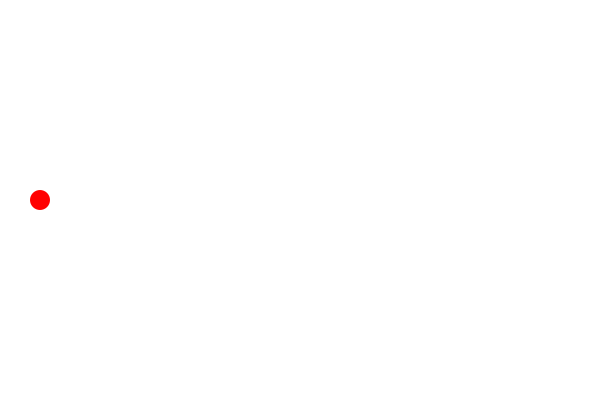
Frame 1 (no input)
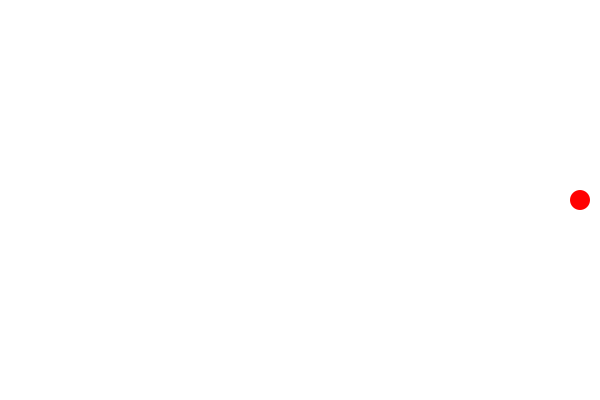
Frame 60 (the mouse pressed at the canvas centre just before this capture)
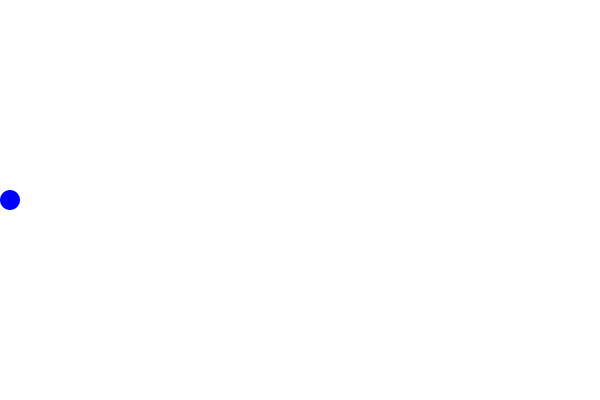
Frame 120 (the mouse held since frame 60 and released just before this capture)

The Processing sketch that drew these frames (run headless with seeded random() and noise(); from frame 60 on, the mouse is pressed at the canvas centre):

// Processing sketch: BouncingBallWithColour
// ── BouncingBallWithColour.pde

int ballXPos;
int speed;


void setup(){
  size(600,400);
  ballXPos = 40;
  speed = 10;
}

void draw(){
  
  background(255);
  
  
  
  if( ballXPos > width){
    ballXPos = width;
    speed *= -1;
  }
  
  if( ballXPos < 0){
    ballXPos = 0;
    speed *= -1;
  }
  
  if(mousePressed){
    fill(0,0,255);
  }
  else{
    fill(255,0,0);
  }
  
  noStroke();
  ellipse(ballXPos, 200, 20,20);
  
  ballXPos = ballXPos + speed;
  
  
}
